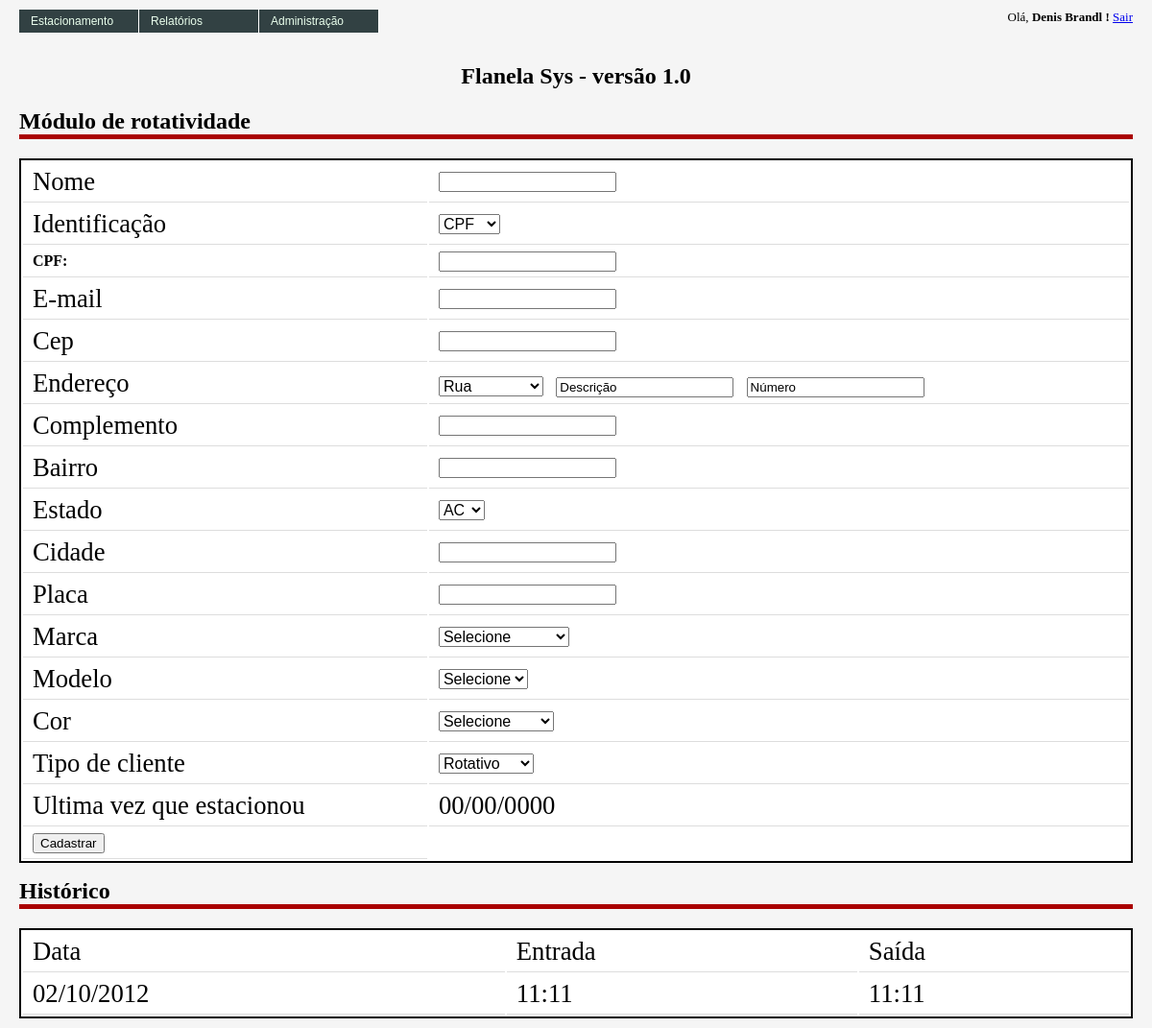
Before: /admin/clientes/cadastrar_cliente.php (signed in) with the older database file.
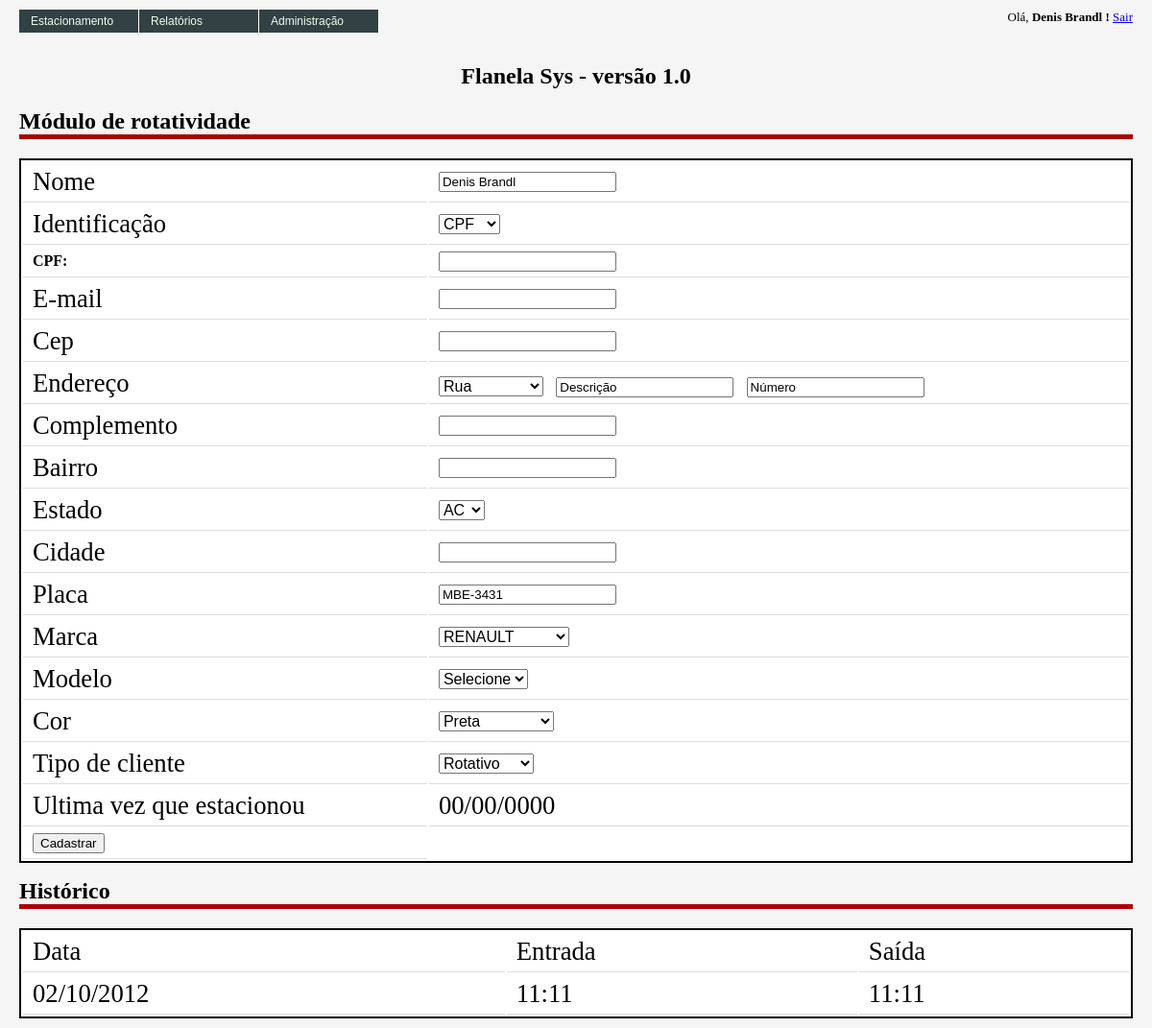
After: the same page with the newer database file.
### tables this page shows
CREATE TABLE IF NOT EXISTS `fla_clientes` (
  `cod_cliente` int(10) unsigned NOT NULL AUTO_INCREMENT,
  `nom_cliente` varchar(100) DEFAULT NULL,
  `cpf_cnpj_cliente` int(14) NOT NULL DEFAULT '0',
  `insc_municipal_cliente` int(14) NOT NULL DEFAULT '0',
  `insc_estadual_cliente` int(14) NOT NULL DEFAULT '0',
  `email_cliente` varchar(150) NOT NULL,
  `cep_cliente` varchar(9) NOT NULL DEFAULT '00000-000',
  `tip_rua_cliente` varchar(15) NOT NULL DEFAULT 'Rua',
  `des_end_cliente` varchar(200) NOT NULL,
  `num_end_cliente` int(6) NOT NULL DEFAULT '0',
  `com_end_cliente` varchar(150) NOT NULL,
  `bairro_end_cliente` varchar(150) NOT NULL,
  `estado_cliente` varchar(2) NOT NULL DEFAULT 'SC',
  `cidade_cliente` varchar(200) NOT NULL DEFAULT 'Blumenau',
  `tipo_cliente` varchar(1) NOT NULL DEFAULT 'R',
  `des_cor` int(6) DEFAULT NULL,
  `des_placa` varchar(8) NOT NULL,
  `cod_modelo` int(6) DEFAULT NULL,
  `cod_marca` int(6) DEFAULT NULL,
  PRIMARY KEY (`cod_cliente`)
);

### classes/fla_clientes.class.php (called while the page is built, shortened)
<?php
class fla_clientes {
    private $data = array();
    public function __set($name, $value) {
        $this->data[$name] = $value;
    }
    public function __get($name) {
        if (array_key_exists($name, $this->data)) {
            return $this->data[$name];
        }
        return null;
     }
	public function buscaClientes($objCliente) {
		$objConexao = new fla_conexao();
		$SQL = "SELECT
					cli.cod_cliente,
					cli.nom_cliente,
					cli.des_placa,
					cor.cod_cor,
					cor.des_cor,
					cli.cod_modelo,
					modelo.des_modelo,
					cli.cod_marca,
					mar.des_marca
				FROM
					fla_clientes cli
					LEFT JOIN fla_cores cor ON (cli.des_cor = cor.cod_cor)
					LEFT JOIN fla_modelos modelo ON (cli.cod_modelo = modelo.cod_modelo)
					LEFT JOIN fla_marcas mar ON (cli.cod_marca = mar.cod_marca)
				" . $where . "
				ORDER BY
					cli.nom_cliente";
		$rsClientes = $objConexao->prepare($SQL);
		$rsClientes->execute() or die ($objConexao->errorInfo());
		$arrClientes = array();
		$aux = 0;
		while($cliente = $rsClientes->fetch(PDO::FETCH_ASSOC)){
			$arrClientes[$aux]['cod_cliente']  = $cliente['cod_cliente'];
			$arrClientes[$aux]['nom_cliente']  = $cliente['nom_cliente'];
			$arrClientes[$aux]['des_placa']    = $cliente['des_placa'];
			$arrClientes[$aux]['cod_cor']      = $cliente['cod_cor'];
			$arrClientes[$aux]['des_cor']      = $cliente['des_cor'];
			$arrClientes[$aux]['cod_modelo']   = $cliente['cod_modelo'];
			$arrClientes[$aux]['des_modelo']   = $cliente['des_modelo'];
			$arrClientes[$aux]['cod_marca']    = $cliente['cod_marca'];
			$arrClientes[$aux]['des_marca']    = $cliente['des_marca'];
			$aux++;
		}
		return $arrClientes;
	}
}
?>

### admin/clientes/processa.php (called while the page is built, shortened)
<?php
 function get_marcas() {
        $objConexao = new fla_conexao();
        $rsMarcas = $objConexao->query("SELECT cod_marca, UPPER(des_marca) as des_marca, ind_popular FROM fla_marcas WHERE ind_disponivel = 1 ORDER BY ind_popular DESC, des_marca");
	$marcas = array();
        $aux = 0;
        while($marca = $rsMarcas->fetch(PDO::FETCH_ASSOC)){
            $marcas[$aux]['id_marca'] = $marca['cod_marca'];
            $marcas[$aux]['ds_marca'] = $marca['des_marca'];
			$marcas[$aux]['ind_popular'] = $marca['ind_popular'];
            $aux++;
        }
        return $marcas;
 }
?>

### classes/fla_cores.class.php (called while the page is built, shortened)
<?php
class fla_cores {
	private $cod_cor;
	public function get_cod_cor() {
		return $this->cod_cor;
	}
    public function buscaCores($objCores){
        $objConexao = new fla_conexao();
        $SQL = "SELECT
                    cod_cor,
                    des_cor
                FROM
                    fla_cores " . $where . "
                ORDER BY
                    des_cor";
        $rsCores = $objConexao->query($SQL);
        $arrCores = array();
        $aux = 0;
        while($cores = $rsCores->fetch(PDO::FETCH_ASSOC)) {
            $arrCores[$aux]['cod_cor'] = $cores['cod_cor'];
            $arrCores[$aux]['des_cor'] = $cores['des_cor'];
            $aux++;
        }
        return $arrCores;
    }
}
?>

### admin/clientes/cadastrar_cliente.php (the view, shortened to what the changed rows need)
<?php
include_once('../../includes/config.php');
require_once($path_relative . 'verifica.php');
include_once($path_classes . 'fla_clientes.class.php');
include_once($path_classes . 'fla_cores.class.php');
include_once($path_relative . 'admin/clientes/processa.php');
$objClientes = new fla_clientes();
$objCores = new fla_cores();
if (isset($_GET)) {
    $cod_cliente = $_GET["cod_cliente"];
}
$objClientes->cod_cliente = $cod_cliente;
$arrCliente = $objClientes->buscaClientes($objClientes);
$arrCores = $objCores->buscaCores($objCores);
?>
<html>
    <head>
        <link href="../../images/style.css" rel="stylesheet" type="text/css" />
    </head>
    <body onLoad="exibeModeloSelect(<?php echo $arrCliente[0]['cod_marca']; ?>,<?php echo $arrCliente[0]['cod_modelo']; ?>);setaModelo(<?php echo $arrCliente[0]['cod_modelo']; ?>)">
        <div class="content">
<?php
include_once("../../menu.php");
?>
            <div class="data">
                <h1> Módulo de rotatividade </h1>
                <form method="POST" action="cadastrar_cliente.php">
                    <table>
                        <tr>
                            <td> <input type="text" value="<?php echo $arrCliente[0]['nom_cliente']; ?>" id="nom_cliente" name="nom_cliente"></td>
                        </tr>
                        <tr>
                            <td> <input style="text-transform: uppercase;" type="text" value="<?php echo $arrCliente[0]['des_placa']; ?>" id="des_placa" name="des_placa"></td>
                        </tr>
                        <tr>
                            <td>
                                <select name="cod_marca" onchange="exibeModeloSelect(this.value);" id="cod_marca">
                                    <option value="">Selecione</option>
                                    <?php
                                    $marca = get_marcas();
                                    for ($i = 0; $i < count($marca); $i++) {
                                        if ($arrCliente[0]['cod_marca'] == $marca[$i]['id_marca']) {
                                            echo sprintf('<option selected value="%s">%s</option>', $marca[$i]['id_marca'], $marca[$i]['ds_marca']);
                                        } else {
                                            echo sprintf('<option value="%s">%s</option>', $marca[$i]['id_marca'], $marca[$i]['ds_marca']);
                                        }
                                    }
                                    ?>
                                </select>
                            </td>
                        </tr>
                        <tr>
                            <td>
                                <select name="des_cor" id="des_cor">
                                    <option value="0">Selecione</option>
<?php
for ($i = 0; $i < count($arrCores); $i++) {
    if ($arrCores[$i]['cod_cor'] == $arrCliente[0]['cod_cor']) {
        echo sprintf('<option selected value="%s">%s</option>', $arrCores[$i]['cod_cor'], $arrCores[$i]['des_cor']);
    } else {
        echo sprintf('<option value="%s">%s</option>', $arrCores[$i]['cod_cor'], $arrCores[$i]['des_cor']);
    }
}
?>
                                </select>
                            </td>
                        </tr>
                    </table>
                </form>
                <h1> Histórico </h1>
            </div>
        </div>
    </body>
</html>

Changed rows visible on the page:
added fla_clientes: nom_cliente "Denis Brandl", des_placa "mbe-3431"
Other visible differences:
form field cod_marca: "Selecione" → "RENAULT"
form field des_cor: "Selecione" → "Preta"
